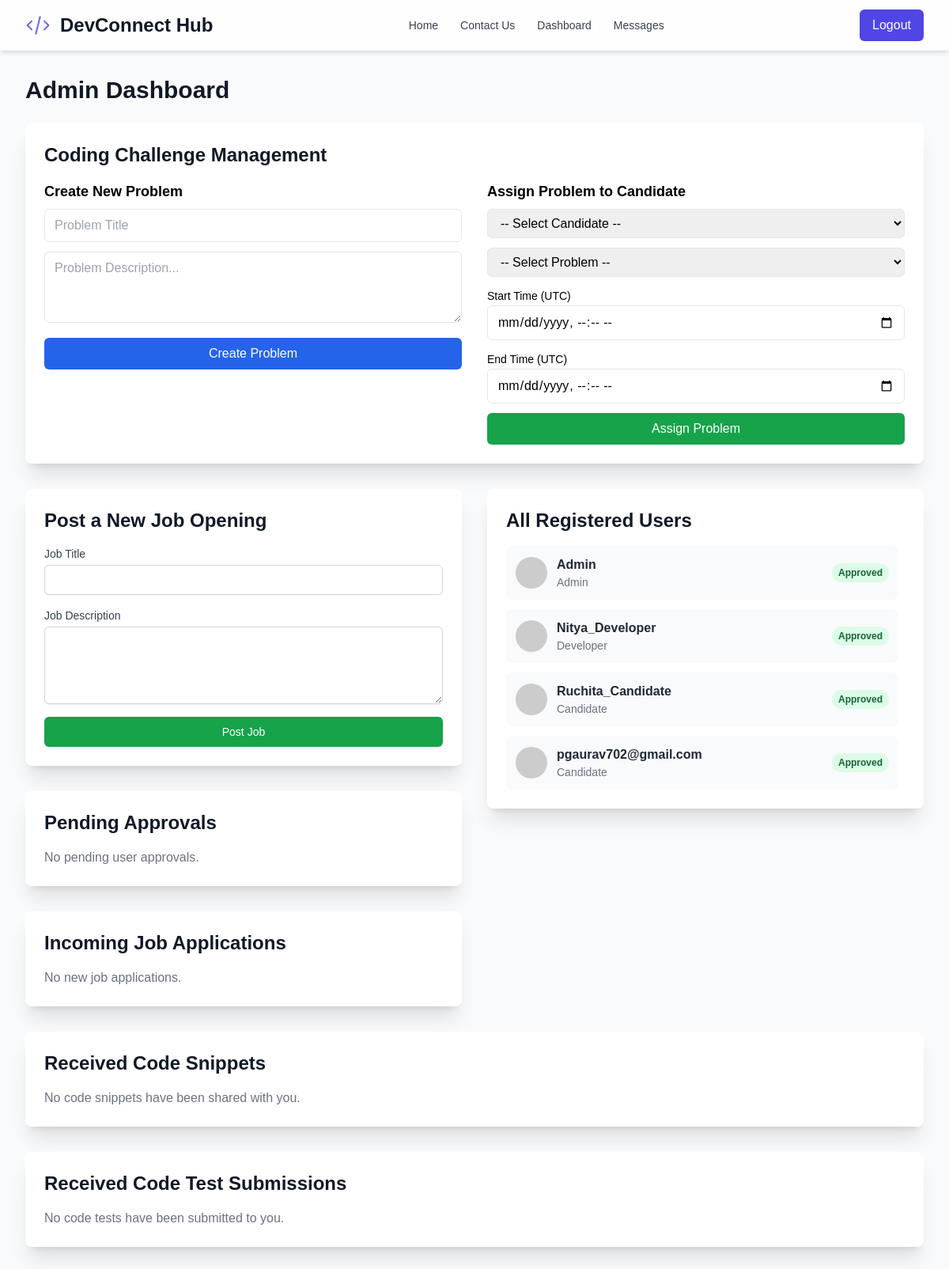
The page /admin (signed in) on the database its author committed.
### models.py (models this page shows)
class User(UserMixin, db.Model):
    id = db.Column(db.Integer, primary_key=True)
    username = db.Column(db.String(100), unique=True, nullable=False)
    email = db.Column(db.String(120), unique=True, nullable=False)
    password_hash = db.Column(db.String(128), nullable=False)
    role = db.Column(db.String(20), nullable=False, default='candidate')
    is_approved = db.Column(db.Boolean, default=False, nullable=False)
    avatar_url = db.Column(db.String(200), nullable=False, default='https://api.dicebear.com/8.x/initials/svg?seed=User')
    problem_statement_id = db.Column(db.Integer, db.ForeignKey('problem_statement.id'), nullable=True)
    test_start_time = db.Column(db.DateTime, nullable=True)
    test_end_time = db.Column(db.DateTime, nullable=True)
    created_problems = db.relationship('ProblemStatement', foreign_keys=[ProblemStatement.created_by_id], backref='creator', lazy=True)
    sent_messages = db.relationship('Message', foreign_keys='Message.sender_id', backref='sender', lazy=True)
    received_messages = db.relationship('Message', foreign_keys='Message.recipient_id', backref='recipient', lazy=True)
    activity_updates = db.relationship('ActivityUpdate', backref='author', lazy=True)
    sent_snippets = db.relationship('CodeSnippet', foreign_keys='CodeSnippet.sender_id', backref='snippet_sender', lazy=True)
    received_snippets = db.relationship('CodeSnippet', foreign_keys='CodeSnippet.recipient_id', backref='snippet_recipient', lazy=True)
    applications = db.relationship('JobApplication', backref='candidate', lazy=True)
    test_submissions = db.relationship('CodeTestSubmission', foreign_keys='CodeTestSubmission.candidate_id', backref='candidate_submitter', lazy=True)
    received_tests = db.relationship('CodeTestSubmission', foreign_keys='CodeTestSubmission.recipient_id', backref='test_recipient', lazy=True)

### app.py (the view)
@app.route('/admin')
@login_required
@role_required('admin')
def admin_dashboard():
    pending_users = User.query.filter_by(is_approved=False).all()
    all_users = User.query.all()
    received_snippets = CodeSnippet.query.filter_by(recipient_id=current_user.id).order_by(CodeSnippet.timestamp.desc()).all()
    applications = JobApplication.query.order_by(JobApplication.applied_at.desc()).all()
    activities = ActivityUpdate.query.order_by(ActivityUpdate.timestamp.desc()).all()
    received_tests = CodeTestSubmission.query.filter_by(recipient_id=current_user.id).order_by(CodeTestSubmission.submitted_at.desc()).all()
    candidates = User.query.filter_by(role='candidate').all()
    problems = ProblemStatement.query.all()
    return render_template('admin_dashboard.html',
                           pending_users=pending_users, all_users=all_users,
                           received_snippets=received_snippets,
                           applications=applications, activities=activities,
                           received_tests=received_tests, candidates=candidates, problems=problems)

### templates/admin_dashboard.html (shortened to what this page needs)
{% extends "layout.html" %}
{% block content %}
<h1 class="text-3xl font-bold text-gray-900 dark:text-white mb-6 animate-dynamic">Admin Dashboard</h1>
<div class="mb-8 bg-white dark:bg-gray-800/50 rounded-lg shadow-xl p-6 animate-dynamic">
    <h2 class="text-2xl font-bold text-gray-900 dark:text-white mb-4">Coding Challenge Management</h2>
    <div class="grid grid-cols-1 md:grid-cols-2 gap-8">
        <div>
            <h3 class="text-lg font-semibold mb-2 dark:text-white">Create New Problem</h3>
            <form action="{{ url_for('create_problem') }}" method="POST" class="space-y-3">
                <input type="text" name="problem_title" placeholder="Problem Title" required class="w-full px-3 py-2 border rounded-md dark:bg-gray-700 dark:border-gray-600 dark:text-white">
                <textarea name="problem_description" rows="3" placeholder="Problem Description..." required class="w-full px-3 py-2 border rounded-md dark:bg-gray-700 dark:border-gray-600 dark:text-white"></textarea>
                <button type="submit" class="w-full py-2 px-4 rounded-md text-white bg-blue-600 hover:bg-blue-700">Create Problem</button>
            </form>
        </div>
        <div>
            <h3 class="text-lg font-semibold mb-2 dark:text-white">Assign Problem to Candidate</h3>
            <form action="{{ url_for('assign_problem') }}" method="POST" class="space-y-3">
                <select name="candidate_id" required class="w-full px-3 py-2 border rounded-md dark:bg-gray-700 dark:border-gray-600 dark:text-white">
                    <option value="">-- Select Candidate --</option>
                </select>
                <select name="problem_id" required class="w-full px-3 py-2 border rounded-md dark:bg-gray-700 dark:border-gray-600 dark:text-white">
                    <option value="">-- Select Problem --</option>
                </select>
                <div>
                    <label class="text-sm font-medium dark:text-gray-300">Start Time (UTC)</label>
                    <input type="datetime-local" name="start_time" required class="w-full px-3 py-2 border rounded-md dark:bg-gray-700 dark:border-gray-600 dark:text-white">
                </div>
                <div>
                    <label class="text-sm font-medium dark:text-gray-300">End Time (UTC)</label>
                    <input type="datetime-local" name="end_time" required class="w-full px-3 py-2 border rounded-md dark:bg-gray-700 dark:border-gray-600 dark:text-white">
                </div>
                <button type="submit" class="w-full py-2 px-4 rounded-md text-white bg-green-600 hover:bg-green-700">Assign Problem</button>
            </form>
        </div>
    </div>
</div>
<div class="grid grid-cols-1 lg:grid-cols-2 gap-8">
    <div class="space-y-8">
        <div class="bg-white dark:bg-gray-800/50 rounded-lg shadow-xl p-6 animate-dynamic">
            <h2 class="text-2xl font-bold text-gray-900 dark:text-white mb-4">Post a New Job Opening</h2>
            <form action="{{ url_for('post_job') }}" method="POST" class="space-y-4">
                <div>
                    <label for="job_title" class="block text-sm font-medium text-gray-700 dark:text-gray-300">Job Title</label>
                    <input type="text" name="job_title" required class="mt-1 appearance-none block w-full px-3 py-2 border border-gray-300 rounded-md shadow-sm placeholder-gray-400 focus:outline-none focus:ring-2 focus:ring-indigo-500 focus:border-indigo-500 sm:text-sm dark:bg-gray-700 dark:border-gray-600 dark:text-white transition">
                </div>
                <div>
                    <label for="job_description" class="block text-sm font-medium text-gray-700 dark:text-gray-300">Job Description</label>
                    <textarea name="job_description" rows="4" required class="mt-1 appearance-none block w-full px-3 py-2 border border-gray-300 rounded-md shadow-sm placeholder-gray-400 focus:outline-none focus:ring-2 focus:ring-indigo-500 focus:border-indigo-500 sm:text-sm dark:bg-gray-700 dark:border-gray-600 dark:text-white transition"></textarea>
                </div>
                <button type="submit" class="w-full flex justify-center py-2 px-4 border border-transparent rounded-md shadow-sm text-sm font-medium text-white bg-green-600 hover:bg-green-700 focus:outline-none focus:ring-2 focus:ring-offset-2 focus:ring-green-500 transition-all duration-300 transform hover:scale-105">Post Job</button>
            </form>
        </div>
        <div class="bg-white dark:bg-gray-800/50 rounded-lg shadow-xl p-6 animate-dynamic" style="animation-delay: 0.1s;">
            <h2 class="text-2xl font-bold text-gray-900 dark:text-white mb-4">Pending Approvals</h2>
            {% if pending_users %}
                <ul class="space-y-3">
                    {% for user in pending_users %}
                        <li class="p-3 bg-gray-50 dark:bg-gray-700/50 rounded-lg flex flex-col sm:flex-row sm:items-center sm:justify-between animate-stagger">
                            <div class="flex items-center mb-2 sm:mb-0">
                                <img src="{{ user.avatar_url }}" alt="Avatar" class="rounded-full w-10 h-10 mr-3">
                                <div>
                                    <p class="font-semibold text-gray-800 dark:text-white">{{ user.username }}</p>
                                    <p class="text-sm text-gray-500 dark:text-gray-400">{{ user.role.title() }}</p>
                                </div>
                            </div>
                            <div class="flex-shrink-0">
                                <a href="{{ url_for('approve_user', user_id=user.id) }}" class="px-3 py-1 bg-green-500 text-white text-sm font-semibold rounded-md hover:bg-green-600 transition-transform hover:scale-105">Approve</a>
                            </div>
                        </li>
                    {% endfor %}
                </ul>
            {% else %}
                <p class="text-gray-500 dark:text-gray-400">No pending user approvals.</p>
            {% endif %}
        </div>
        <div class="bg-white dark:bg-gray-800/50 rounded-lg shadow-xl p-6 animate-dynamic" style="animation-delay: 0.2s;">
            <h2 class="text-2xl font-bold text-gray-900 dark:text-white mb-4">Incoming Job Applications</h2>
            {% if applications %}
                <ul class="space-y-3 max-h-96 overflow-y-auto pr-2">
                    {% for app in applications %}
                        <li class="p-3 bg-gray-50 dark:bg-gray-700/50 rounded-lg animate-stagger">
                           <div class="flex items-start justify-between">
                                <div>
                                    <p class="font-bold text-gray-800 dark:text-white">{{ app.job.title }}</p>
                                    <p class="text-sm text-gray-600 dark:text-gray-400">Applied by: <strong class="dark:text-white">{{ app.candidate.username }}</strong></p>
                                </div>
                                {% if app.status == 'pending' %}
                                    <div class="flex-shrink-0 flex space-x-2">
                                        <a href="{{ url_for('accept_application', app_id=app.id) }}" class="px-3 py-1 bg-green-500 text-white text-xs font-semibold rounded-md hover:bg-green-600">Accept</a>
                                        <a href="{{ url_for('reject_application', app_id=app.id) }}" class="px-3 py-1 bg-red-500 text-white text-xs font-semibold rounded-md hover:bg-red-600">Reject</a>
                                    </div>
                                {% else %}
                                     <span class="px-2 py-1 text-xs font-semibold rounded-full {% if app.status == 'accepted' %}text-green-800 bg-green-100 dark:bg-green-900 dark:text-green-200{% else %}text-red-800 bg-red-100 dark:bg-red-900 dark:text-red-200{% endif %}">{{ app.status.title() }}</span>
                                {% endif %}
                           </div>
                        </li>
                    {% endfor %}
                </ul>
            {% else %}
                <p class="text-gray-500 dark:text-gray-400">No new job applications.</p>
            {% endif %}
        </div>
    </div>
    <div class="space-y-8">
        <div class="bg-white dark:bg-gray-800/50 rounded-lg shadow-xl p-6 animate-dynamic" style="animation-delay: 0.3s;">
             <h2 class="text-2xl font-bold text-gray-900 dark:text-white mb-4">All Registered Users</h2>
            <ul class="space-y-3 max-h-96 overflow-y-auto pr-2">
                {% for user in all_users %}
                    <li class="p-3 bg-gray-50 dark:bg-gray-700/50 rounded-lg flex items-center justify-between animate-stagger">
                        <div class="flex items-center">
                            <img src="{{ user.avatar_url }}" alt="Avatar" class="rounded-full w-10 h-10 mr-3">
                            <div>
                                <p class="font-semibold text-gray-800 dark:text-white">{{ user.username }}</p>
                                <p class="text-sm text-gray-500 dark:text-gray-400">{{ user.role.title() }}</p>
                            </div>
                        </div>
                        {% if user.is_approved %}
                            <span class="px-2 py-1 text-xs font-semibold text-green-800 bg-green-100 rounded-full dark:bg-green-900 dark:text-green-200">Approved</span>
                        {% else %}
                            <span class="px-2 py-1 text-xs font-semibold text-yellow-800 bg-yellow-100 rounded-full dark:bg-yellow-900 dark:text-yellow-200">Pending</span>
                        {% endif %}
                    </li>
                {% endfor %}
            </ul>
        </div>
    </div>
</div>
<div class="mt-8 bg-white dark:bg-gray-800/50 rounded-lg shadow-xl p-6 animate-dynamic" style="animation-delay: 0.5s;">
    <h2 class="text-2xl font-bold text-gray-900 dark:text-white mb-4">Received Code Snippets</h2>
    <div class="space-y-6">
        {% for snippet in received_snippets %}
            <div class="bg-gray-50 dark:bg-gray-700/50 rounded-lg p-4 animate-stagger">
                <p class="text-sm text-gray-600 dark:text-gray-400 mb-2">From: <strong class="text-gray-800 dark:text-white">{{ snippet.snippet_sender.username }}</strong> on {{ snippet.timestamp.strftime('%b %d, %Y') }}</p>
                <pre><code class="language-java">{{ snippet.code }}</code></pre>
            </div>
        {% else %}
            <p class="text-gray-500 dark:text-gray-400">No code snippets have been shared with you.</p>
        {% endfor %}
    </div>
</div>
<div class="mt-8 bg-white dark:bg-gray-800/50 rounded-lg shadow-xl p-6 animate-dynamic" style="animation-delay: 0.6s;">
    <h2 class="text-2xl font-bold text-gray-900 dark:text-white mb-4">Received Code Test Submissions</h2>
    <div class="space-y-6">
        {% for test in received_tests %}
            <div class="bg-gray-50 dark:bg-gray-700/50 rounded-lg p-4 animate-stagger">
                <p class="text-sm text-gray-600 dark:text-gray-400 mb-2">From: <strong class="text-gray-800 dark:text-white">{{ test.candidate_submitter.username }}</strong> on {{ test.submitted_at.strftime('%b %d, %Y') }}</p>
                <h3 class="font-semibold text-gray-800 dark:text-white mt-4">Submitted Code:</h3>
                <pre><code class="language-java">{{ test.code }}</code></pre>
                <h3 class="font-semibold text-gray-800 dark:text-white mt-4">Output:</h3>
                <pre class="bg-gray-900 text-white p-2 rounded-md"><code class="language-bash">{{ test.output }}</code></pre>
            </div>
        {% else %}
            <p class="text-gray-500 dark:text-gray-400">No code tests have been submitted to you.</p>
        {% endfor %}
    </div>
</div>
{% endblock %}

### rows shown on the page
User: username "Admin", role "Admin", is_approved "Approved"
User: username "Nitya_Developer", role "Developer", is_approved "Approved"
User: username "Ruchita_Candidate", role "Candidate", is_approved "Approved"
User: username "pgaurav702@gmail.com", role "Candidate", is_approved "Approved"
